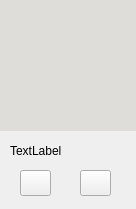
<?xml version="1.0" encoding="UTF-8"?>
<ui version="4.0">
 <class>Form</class>
 <widget class="QWidget" name="Form">
  <property name="geometry">
   <rect>
    <x>0</x>
    <y>0</y>
    <width>136</width>
    <height>209</height>
   </rect>
  </property>
  <property name="windowTitle">
   <string>Form</string>
  </property>
  <widget class="QLabel" name="label">
   <property name="geometry">
    <rect>
     <x>0</x>
     <y>0</y>
     <width>155</width>
     <height>131</height>
    </rect>
   </property>
   <property name="styleSheet">
    <string notr="true">background-color: rgb(222, 221, 218);</string>
   </property>
   <property name="text">
    <string/>
   </property>
  </widget>
  <widget class="QLabel" name="label_2">
   <property name="geometry">
    <rect>
     <x>10</x>
     <y>140</y>
     <width>131</width>
     <height>21</height>
    </rect>
   </property>
   <property name="text">
    <string>TextLabel</string>
   </property>
  </widget>
  <widget class="QPushButton" name="pushButton">
   <property name="geometry">
    <rect>
     <x>20</x>
     <y>170</y>
     <width>31</width>
     <height>26</height>
    </rect>
   </property>
   <property name="text">
    <string/>
   </property>
  </widget>
  <widget class="QPushButton" name="pushButton_2">
   <property name="geometry">
    <rect>
     <x>80</x>
     <y>170</y>
     <width>31</width>
     <height>26</height>
    </rect>
   </property>
   <property name="text">
    <string/>
   </property>
  </widget>
 </widget>
 <resources/>
 <connections/>
</ui>
